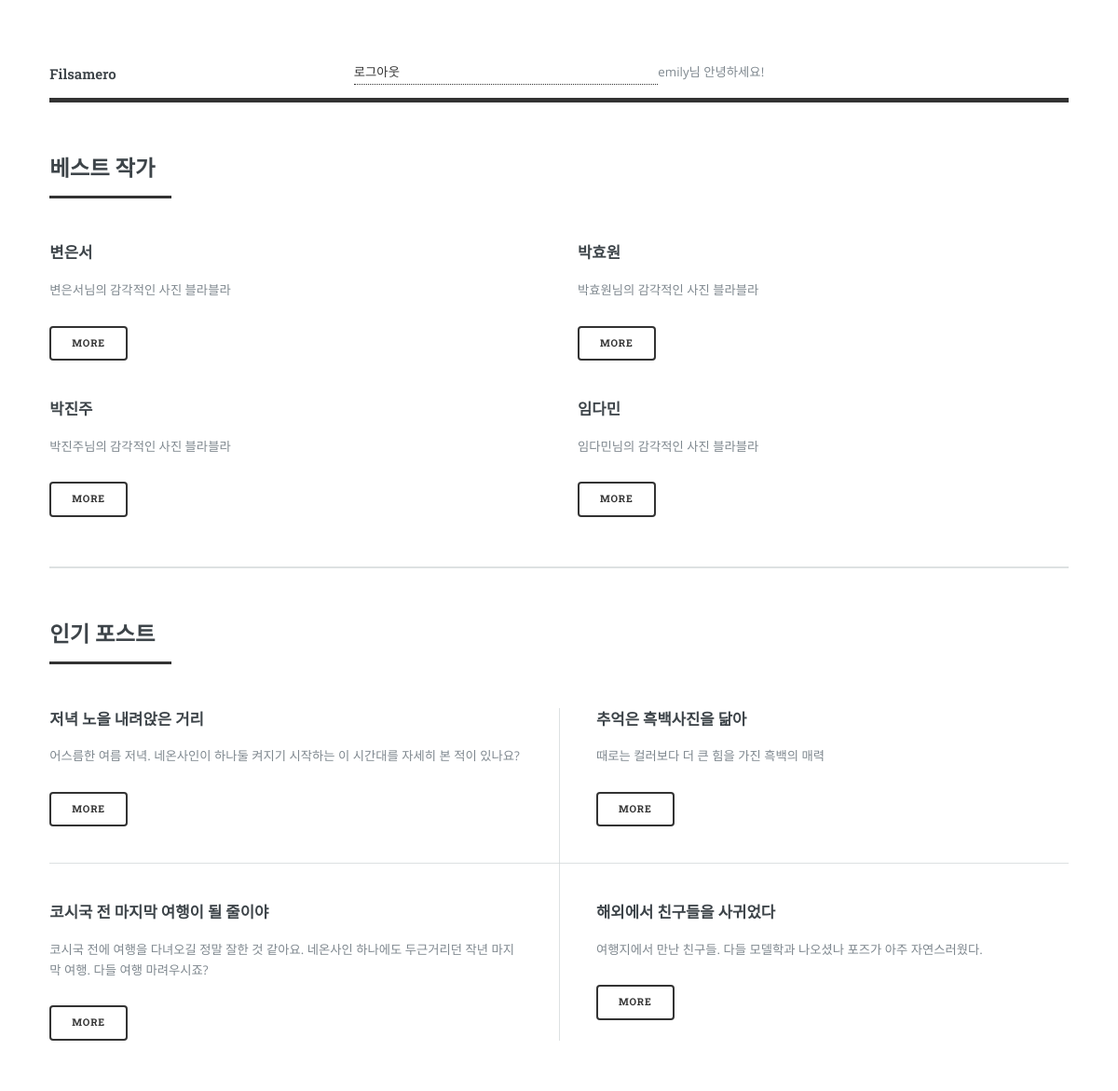
The app's page /community/ (signed in) with its own data.
### blogApp/models.py (models this page shows, shortened)
class Blog(models.Model):
    objects = models.Manager()
    title = models.CharField(max_length=100)
    writer = models.CharField(max_length=100)
    pub_date = models.DateTimeField()
    body = models.TextField()
    image = models.ImageField(upload_to = 'images/', default = "")

### blogApp/views.py (the view)
# urls.py: path('', mainpage, name="mainpage"), # main page
def main(request):
    blogs = Blog.objects.all()
    paginator = Paginator(blogs,6)
    page = request.GET.get('page')
    posts = paginator.get_page(page)
    context = {
        'blogs' : blogs,
        'posts' : posts
    }
    return render(request,'community.html',context)

### blogApp/templates/community.html (shortened to what this page needs)
{% load static %}
<!DOCTYPE html>
<html>
  <head>
    <link rel="stylesheet" href="{% static 'css/main.css' %}" />
  </head>
  <body class="is-preload">
    <div id="wrapper">
		<div id="main">
		  <div class="inner">
			<header id="header">
			  <a href="{% url 'mainpage' %}" class="logo"><strong>Filsamero</strong></a>
			  {% if user.is_authenticated %}
			  <a href = "{% url 'logout' %}" >로그아웃</a>
			  {% else %}
			  <a href = "{% url 'login' %}" >로그인</a>
			  <a href = "{% url 'signup' %}">회원가입</a>
			  {% endif %}
	  			{% if user.is_authenticated %}
	  			{{user.username}}님 안녕하세요!
	  			{% endif %}
			  <ul class="icons">
			  </ul>
			</header>
			<section>
			  <header class="major">
				<h2>베스트 작가</h2>
			  </header>
			  <div class="features">
				{% for i in blogs %}
				<article>
				  <div class="content">
					<h3>{{i.writer}}</h3>
					<p>{{i.writer}}님의 감각적인 사진 블라블라</p>
					<ul class="actions">
						<li><a href="{% url 'detail' i.id %}" class="button">More</a></li>
					</ul>
				  </div>
				</article>
				{% endfor %}
			</section>
			<section>
			  <header class="major">
				<h2>인기 포스트</h2>
			  </header>
			  <div class="posts">
				{% for i in blogs %}
				<article>
					<h3>{{i.title}}</h3>
					<p>{{i.body}}</p>
					<ul class="actions">
					  <li><a href="{% url 'detail' i.id %}" class="button">More</a></li>
					</ul>
				</article>
        		{% endfor %}
			  </div>
			</section>
		  </div>
		</div>
	  </div>
	</body>
  </html>

### records on screen
Blog: writer "변은서", title "저녁 노을 내려앉은 거리", body "어스름한 여름 저녁. 네온사인이 하나둘 켜지기 시작하는 이 시간대를 자세히 본 적이 있나요?"
Blog: writer "박효원", title "추억은 흑백사진을 닮아", body "때로는 컬러보다 더 큰 힘을 가진 흑백의 매력"
Blog: writer "박진주", title "코시국 전 마지막 여행이 될 줄이야", body "코시국 전에 여행을 다녀오길 정말 잘한 것 같아요. 네온사인 하나에도 두근거리던 작년 마지막 여행. 다들 여행 마려우시죠?"
Blog: writer "임다민", title "해외에서 친구들을 사귀었다", body "여행지에서 만난 친구들. 다들 모델학과 나오셨나 포즈가 아주 자연스러웠다."

### other values on screen
{{ user.username }} "emily"
